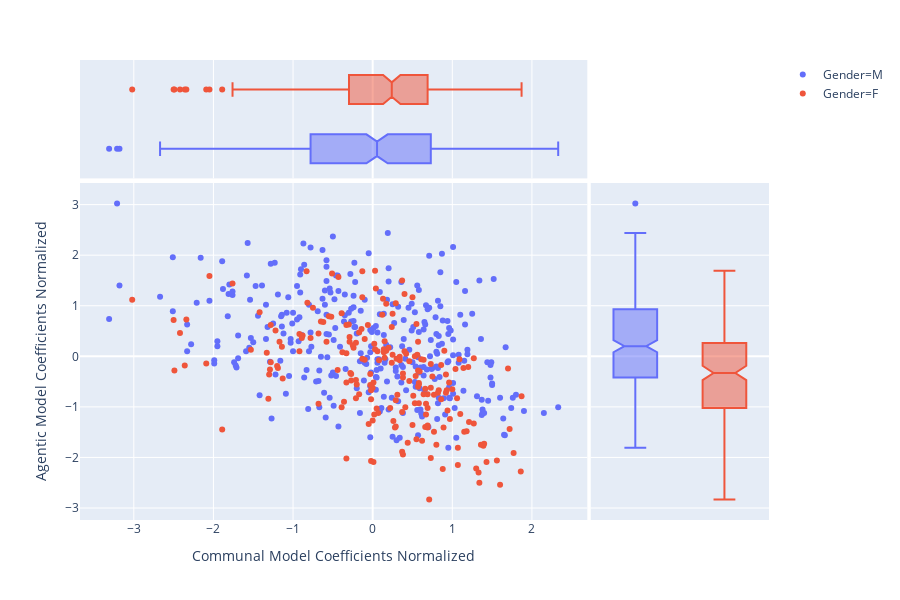

Notebook source saved alongside this figure:
### Code cell
px.scatter(new, x = 'Communal Model Coefficients Normalized', y = 'Agentic Model Coefficients Normalized', color = 'Gender', marginal_y = 'box', height = 600, 
           marginal_x = 'box')

### Figure 1 — Plotly figure (JSON) as saved in the notebook; plotly's stock layout.template omitted (floating-point values rounded to 4 significant figures; data arrays with more than 128 entries replaced by an {"elided": "..."} marker saying what was removed)
{"data": [{"hoverlabel": {"namelength": 0}, "hovertemplate": "Gender=M<br>Communal Model Coefficients Normalized=%{x}<br>Agentic Model Coefficients Normalized=%{y}", "legendgroup": "Gender=M", "marker": {"color": "#636efa", "symbol": "circle"}, "mode": "markers", "name": "Gender=M", "showlegend": true, "type": "scatter", "x": {"elided": "314 float values"}, "xaxis": "x", "y": {"elided": "314 float values"}, "yaxis": "y"}, {"alignmentgroup": "True", "hoverlabel": {"namelength": 0}, "hovertemplate": "Gender=M<br>Communal Model Coefficients Normalized=%{x}", "legendgroup": "Gender=M", "marker": {"color": "#636efa", "symbol": "circle"}, "name": "Gender=M", "notched": true, "offsetgroup": "Gender=M", "showlegend": false, "type": "box", "x": {"elided": "314 float values"}, "xaxis": "x3", "yaxis": "y3"}, {"alignmentgroup": "True", "hoverlabel": {"namelength": 0}, "hovertemplate": "Gender=M<br>Agentic Model Coefficients Normalized=%{y}", "legendgroup": "Gender=M", "marker": {"color": "#636efa", "symbol": "circle"}, "name": "Gender=M", "notched": true, "offsetgroup": "Gender=M", "showlegend": false, "type": "box", "xaxis": "x2", "y": {"elided": "314 float values"}, "yaxis": "y2"}, {"hoverlabel": {"namelength": 0}, "hovertemplate": "Gender=F<br>Communal Model Coefficients Normalized=%{x}<br>Agentic Model Coefficients Normalized=%{y}", "legendgroup": "Gender=F", "marker": {"color": "#EF553B", "symbol": "circle"}, "mode": "markers", "name": "Gender=F", "showlegend": true, "type": "scatter", "x": {"elided": "203 float values"}, "xaxis": "x", "y": {"elided": "203 float values"}, "yaxis": "y"}, {"alignmentgroup": "True", "hoverlabel": {"namelength": 0}, "hovertemplate": "Gender=F<br>Communal Model Coefficients Normalized=%{x}", "legendgroup": "Gender=F", "marker": {"color": "#EF553B", "symbol": "circle"}, "name": "Gender=F", "notched": true, "offsetgroup": "Gender=F", "showlegend": false, "type": "box", "x": {"elided": "203 float values"}, "xaxis": "x3", "yaxis": "y3"}, {"alignmentgroup": "True", "hoverlabel": {"namelength": 0}, "hovertemplate": "Gender=F<br>Agentic Model Coefficients Normalized=%{y}", "legendgroup": "Gender=F", "marker": {"color": "#EF553B", "symbol": "circle"}, "name": "Gender=F", "notched": true, "offsetgroup": "Gender=F", "showlegend": false, "type": "box", "xaxis": "x2", "y": {"elided": "203 float values"}, "yaxis": "y2"}], "layout": {"height": 600, "legend": {"tracegroupgap": 0}, "margin": {"t": 60}, "xaxis": {"anchor": "y", "domain": [0, 0.7363], "title": {"text": "Communal Model Coefficients Normalized"}}, "xaxis2": {"anchor": "y2", "domain": [0.7413, 1], "matches": "x2", "showgrid": false, "showline": false, "showticklabels": false, "ticks": ""}, "xaxis3": {"anchor": "y3", "domain": [0, 0.7363], "matches": "x", "showgrid": true, "showticklabels": false}, "xaxis4": {"anchor": "y4", "domain": [0.7413, 1], "matches": "x2", "showgrid": false, "showline": false, "showticklabels": false, "ticks": ""}, "yaxis": {"anchor": "x", "domain": [0, 0.7326], "title": {"text": "Agentic Model Coefficients Normalized"}}, "yaxis2": {"anchor": "x2", "domain": [0, 0.7326], "matches": "y", "showgrid": true, "showticklabels": false}, "yaxis3": {"anchor": "x3", "domain": [0.7426, 1], "matches": "y3", "showgrid": false, "showline": false, "showticklabels": false, "ticks": ""}, "yaxis4": {"anchor": "x4", "domain": [0.7426, 1], "matches": "y3", "showgrid": true, "showline": false, "showticklabels": false, "ticks": ""}}}
